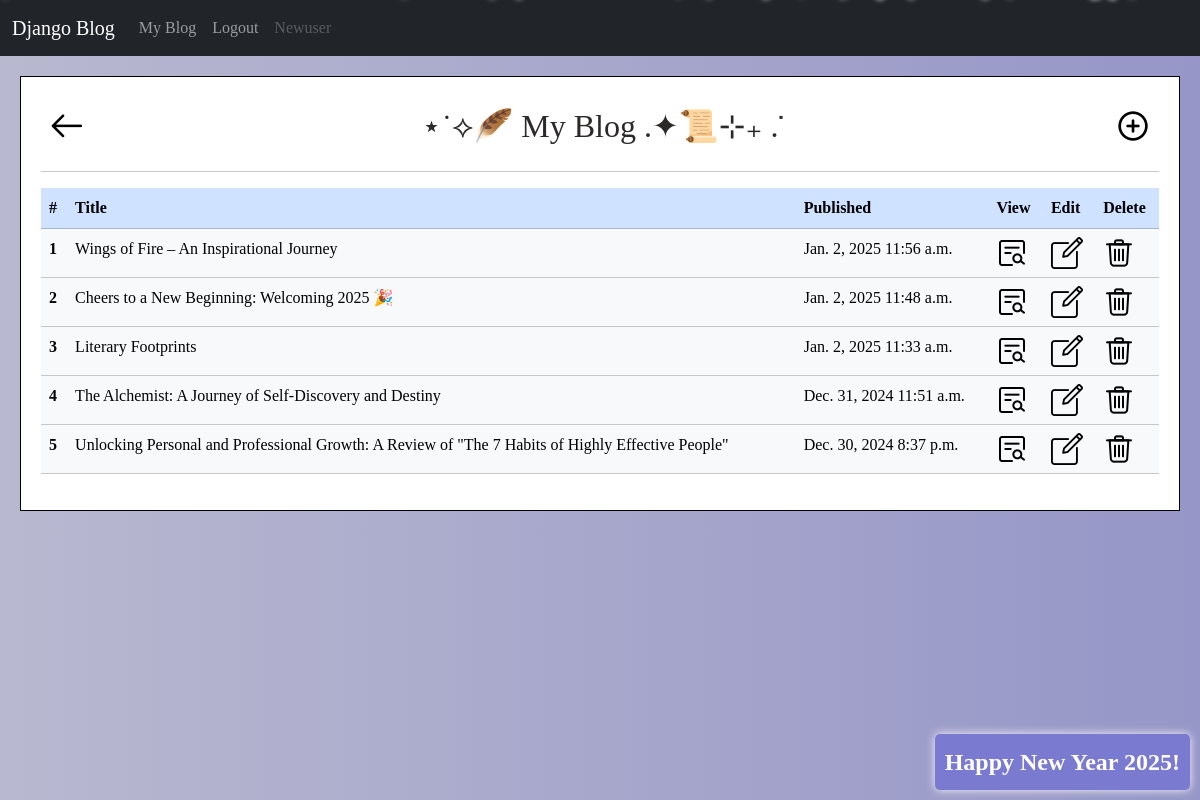
Screenshot of /blog/list/ (signed in) with the database file from the repository.
### blog/models.py (models this page shows, shortened)
class Blog(models.Model):
    author = models.ForeignKey(User, on_delete=models.CASCADE)
    title = models.CharField(max_length=150)
    text = models.TextField()
    published_date = models.DateTimeField(auto_now=True)
    updated_date = models.DateTimeField(auto_now_add=True)
    image = models.ImageField(upload_to='blog_images/', blank=True, null=True)  # New field for image

### blog/views.py (the view)
# urls.py: path('blog/list/', views.list, name='list'),
@login_required(login_url='accounts:login')
def list(request):
    blogs = Blog.objects.filter(author=request.user).order_by('-published_date')
    return render(request, 'blog/list.html', {'blogs': blogs})

### blog/templates/blog/list.html (shortened to what this page needs)
{% extends 'base.html' %}
{% load static %}
{% block content %}
    <div class="header-container">
        <a href="{% url 'blog:index' %}"><img src="{% static 'img/back.png' %}" alt="Back"></a>
        <h2 class="center-header">⋆˙⟡🪶 My Blog .✦📜⊹₊ ݁.</h2>
        <a href="{% url 'blog:create' %}"><img src="{% static 'img/add.png' %}" alt="Add"></a>
    </div><hr>
    <table class="table table-primary">
        <thead>
            <tr>
                <th scope="col">#</th>
                <th scope="col">Title</th>
                <th scope="col">Published</th>
                <th scope="col">View</th>
                <th scope="col">Edit</th>
                <th scope="col">Delete</th>
            </tr>
        </thead>
        <tbody>
            {% for blog in blogs %}
                <tr class="table-light">
                        <th scope="row">{{ forloop.counter }}</th>
                        <td>{{ blog.title}}</a></td>
                        <td>{{ blog.published_date|date:"DATE_FORMAT" }} {{ blog.published_date|time:"TIME_FORMAT" }}</td>
                        <td><a href="{% url 'blog:detail' blog.id %}"><img src="{% static 'img/view.png' %}" alt="View"></a></td>
                        <td><a href="{% url 'blog:update' blog.id %}"><img src="{% static 'img/edit.png' %}" alt="Edit"></a></td>
                        <td><a href="{% url 'blog:delete' blog.id %}"><img src="{% static 'img/delete.png' %}" alt="Delete"></a></td>
                    </tr>
            {% endfor %}
            </tbody>
        </table>
{% endblock %}

### templates/base.html (shortened to what this page needs)
<!DOCTYPE html>
{% load static %}
<html lang="en">
<head>
    {% include 'bootstrap.html' %}
    <link rel="stylesheet" href="{% static 'css/base.css' %}">
    <link rel="stylesheet" href="{% static 'css/snowfall.css' %}">
</head>
<body>
    <div id="snowfall"></div>
    {% include 'navbar.html' %}
    <div class="jumbotron">
        <div class="paper">
            {% block content %}{% endblock %}
        </div>
    </div>
    <div id="happy-new-year" class="happy-new-year">
        Happy New Year 2025!
    </div>
</body>
</html>

### templates/bootstrap.html (shortened to what this page needs)
<link href="https://cdn.jsdelivr.net/npm/bootstrap@5.3.3/dist/css/bootstrap.min.css" rel="stylesheet">

### templates/navbar.html (shortened to what this page needs)
<nav class="navbar navbar-dark bg-dark navbar-expand-lg">
  <div class="container-fluid">
    <a class="navbar-brand" href="{% url 'blog:index' %}">Django Blog</a>
    <div class="collapse navbar-collapse" id="navbarNavAltMarkup">
      <div class="navbar-nav">
        {% if request.user.is_authenticated %}
        <a class="nav-link" href="{% url 'blog:list' %}">My Blog</a>
            <a class="nav-link" href="{% url 'accounts:logout' %}">Logout</a>
            <a class="nav-link disabled" aria-disabled="true">{{ request.user|title }}</a>
        {% else %}
            <a class="nav-link" href="{% url 'accounts:login' %}">Login</a>
            <a class="nav-link" href="{% url 'accounts:register' %}">Sign Up</a>
        {% endif %}
      </div>
    </div>
  </div>
</nav>

### static/css/base.css (style rules this page uses)
.jumbotron { padding: 10px; margin: 10px; }
body { background: linear-gradient(to right, rgb(184, 184, 208), rgb(150, 150, 200))!important; font-family: cursive; }
h2 { color: rgb(44, 41, 41); text-align: center; }
.paper { border: 1px solid black; background-color: white; padding: 20px; }
a { text-decoration: none; }
.header-container { display: flex; justify-content: space-between; align-items: center; width: 100%; padding: 10px; }
.center-header { margin: 0 auto; position: relative; text-align: center; width: 100%; }

### static/css/snowfall.css (style rules this page uses)
#snowfall { position: fixed; top: 0; left: 0; width: 100%; height: 100%; pointer-events: none; z-index: 9999; }
.happy-new-year { position: fixed; bottom: 10px; right: 10px; font-size: 24px; font-weight: bold; color: #ffffff; background-color: rgb(122, 122, 208); padding: 10px; border-radius: 5px; z-index: 10000; box-shadow: 0 0 10px rgba(255, 255, 255, 0.9); }

### rows the page displays
Blog: title "Wings of Fire – An Inspirational Journey", published_date "Jan. 2, 2025", published_date "11:56 a.m."
Blog: title "Cheers to a New Beginning: Welcoming 2025 🎉", published_date "Jan. 2, 2025", published_date "11:48 a.m."
Blog: title "Literary Footprints", published_date "Jan. 2, 2025", published_date "11:33 a.m."
Blog: title "The Alchemist: A Journey of Self-Discovery and Destiny", published_date "Dec. 31, 2024", published_date "11:51 a.m."
Blog: title "Unlocking Personal and Professional Growth: A Review of \"The 7 Habits of Highly Effective People\"", published_date "Dec. 30, 2024", published_date "8:37 p.m."

### other values shown
{{ request.user|title }} "Newuser"
